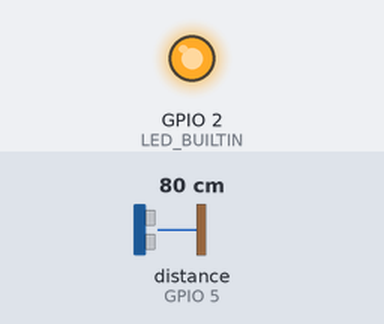
Bench run of a sketch on a simulated ESP8266 (Wemos D1 mini). Shown: output pins drawn as LEDs (lit = HIGH, except the on-board LED, lit = LOW). Wiring (inferred from the names in the program): ultrasonic range finder: trigger GPIO 4; echo GPIO 5. The test bench sets the inputs (shaded band); at power-on: distance to the obstacle (sensor on GPIO 5) 80 cm. The echo pulse lasts 58.3 µs per cm; WiFi joins after 1.5 s; servers stay silent unless stated; uploads are accepted with an empty reply; pins used as bus, display or sensor lines are not drawn; what the sketch prints to the serial monitor is not drawn.

Above: at 1.2 s.
Timing chart, 0 to 3.3 s (numbered marks = the images above):
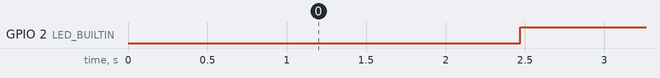

The sketch:

kirim_database_v1.2.ino.ino
```cpp
// Library
#include <ESP8266HTTPClient.h>
#include <ESP8266WiFi.h>

// Identitas jaringan
const char* ssid = "Warnet Putri";
const char* password = "poiuytrewq";
char* host = "192.168.100.149";
const uint16_t port = 80;
const byte triger = 4, echo = 5;
long waktu, jarak;

void setup() {
  // Inisialisasi dan komunikasi serial
  Serial.begin(9600);
  pinMode(LED_BUILTIN, OUTPUT);
  pinMode(triger, OUTPUT);
  pinMode(echo, INPUT);

  // Setting WiFi
  WiFi.hostname("Petani Digital");
  WiFi.begin(ssid, password);
}

void loop() {
  // Baca nilai sensor
  digitalWrite(triger, LOW);
  delayMicroseconds(2);
  digitalWrite(triger, HIGH);
  delayMicroseconds(2);
  digitalWrite(triger, LOW);

  waktu = pulseIn(echo,HIGH);
  jarak = (waktu/2)/28;

  // Bila belum terhubung
  while(WiFi.status() !=WL_CONNECTED){
    digitalWrite(LED_BUILTIN, LOW);
    Serial.print("Menyambungkan ke ");
    Serial.println(ssid);
    delay(1000);
  }

  // Cek koneksi ke server
  WiFiClient client;
  if(!client.connect(host,port)){
    Serial.print("Menyambung ke ");
    Serial.println(host);
    return;
  }else{
    // Pengiriman data ke server
    String postData;
    HTTPClient http;
    postData = "Ketinggian_Air=" + String(jarak);

    // Eksekusi link
    http.begin(client,"http://" + String(host) + "/petanidigital/data/data_terima.php");
    http.addHeader("Content-Type","application/x-www-form-urlencoded");

    // Mode
    auto httpCode = http.POST(postData);
    String payload = http.getString();

    // Akhiri HTTP
    http.end();

    // Tersambung ke ssid dan host
    Serial.println("");
    Serial.print("Tersambung ke ");
    Serial.println(ssid);
    Serial.print("Tersambung ke ");
    Serial.println(host);
    Serial.print("Ketinggian ");
    Serial.println(jarak);

    // Indikator Terhubung ke host
    digitalWrite(LED_BUILTIN, LOW);
    delay(50);
    digitalWrite(LED_BUILTIN, HIGH);
    delay(100);
  }
  delay(850);
}
```

Measured:
- by itself, GPIO 2 (LED_BUILTIN): alternates HIGH for 1.4 s and LOW for 0.05 s
